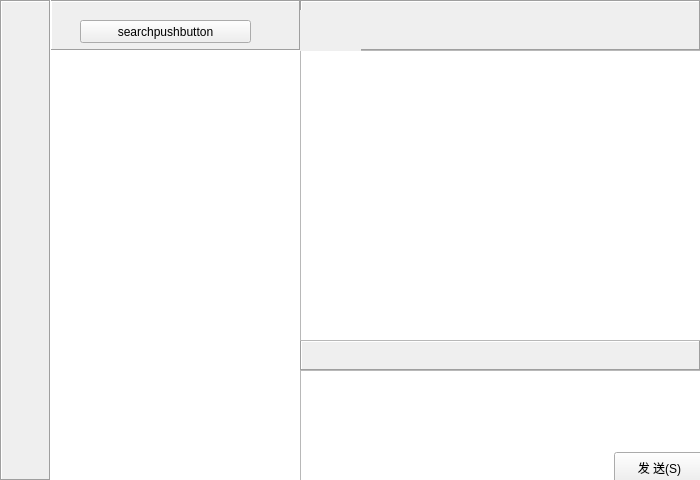
<?xml version="1.0" encoding="UTF-8"?>
<ui version="4.0">
 <class>MainWindows</class>
 <widget class="QWidget" name="MainWindows">
  <property name="geometry">
   <rect>
    <x>0</x>
    <y>0</y>
    <width>700</width>
    <height>480</height>
   </rect>
  </property>
  <property name="windowTitle">
   <string>MainWindows</string>
  </property>
  <widget class="QTableWidget" name="userListTableWidget">
   <property name="geometry">
    <rect>
     <x>50</x>
     <y>50</y>
     <width>251</width>
     <height>431</height>
    </rect>
   </property>
  </widget>
  <widget class="QLabel" name="label_2">
   <property name="geometry">
    <rect>
     <x>50</x>
     <y>0</y>
     <width>251</width>
     <height>51</height>
    </rect>
   </property>
   <property name="frameShape">
    <enum>QFrame::Box</enum>
   </property>
   <property name="frameShadow">
    <enum>QFrame::Sunken</enum>
   </property>
   <property name="text">
    <string/>
   </property>
  </widget>
  <widget class="QLabel" name="label_3">
   <property name="geometry">
    <rect>
     <x>0</x>
     <y>0</y>
     <width>51</width>
     <height>481</height>
    </rect>
   </property>
   <property name="frameShape">
    <enum>QFrame::Box</enum>
   </property>
   <property name="frameShadow">
    <enum>QFrame::Sunken</enum>
   </property>
   <property name="text">
    <string/>
   </property>
  </widget>
  <widget class="QLabel" name="label_4">
   <property name="geometry">
    <rect>
     <x>300</x>
     <y>0</y>
     <width>401</width>
     <height>51</height>
    </rect>
   </property>
   <property name="frameShape">
    <enum>QFrame::Box</enum>
   </property>
   <property name="frameShadow">
    <enum>QFrame::Sunken</enum>
   </property>
   <property name="text">
    <string/>
   </property>
  </widget>
  <widget class="QLabel" name="label_5">
   <property name="geometry">
    <rect>
     <x>300</x>
     <y>340</y>
     <width>401</width>
     <height>31</height>
    </rect>
   </property>
   <property name="frameShape">
    <enum>QFrame::Box</enum>
   </property>
   <property name="frameShadow">
    <enum>QFrame::Sunken</enum>
   </property>
   <property name="text">
    <string/>
   </property>
  </widget>
  <widget class="QTextBrowser" name="chatTextBrowser">
   <property name="geometry">
    <rect>
     <x>300</x>
     <y>50</y>
     <width>401</width>
     <height>291</height>
    </rect>
   </property>
  </widget>
  <widget class="QTextEdit" name="chatTextEdit">
   <property name="geometry">
    <rect>
     <x>300</x>
     <y>370</y>
     <width>401</width>
     <height>111</height>
    </rect>
   </property>
  </widget>
  <widget class="QPushButton" name="sendPushButton">
   <property name="geometry">
    <rect>
     <x>614</x>
     <y>452</y>
     <width>91</width>
     <height>31</height>
    </rect>
   </property>
   <property name="text">
    <string>发 送(S)</string>
   </property>
  </widget>
  <widget class="QLabel" name="label_6">
   <property name="geometry">
    <rect>
     <x>300</x>
     <y>10</y>
     <width>61</width>
     <height>41</height>
    </rect>
   </property>
   <property name="autoFillBackground">
    <bool>true</bool>
   </property>
   <property name="frameShape">
    <enum>QFrame::NoFrame</enum>
   </property>
   <property name="frameShadow">
    <enum>QFrame::Plain</enum>
   </property>
   <property name="text">
    <string/>
   </property>
  </widget>
  <widget class="QPushButton" name="searchPushButton">
   <property name="geometry">
    <rect>
     <x>80</x>
     <y>20</y>
     <width>171</width>
     <height>23</height>
    </rect>
   </property>
   <property name="text">
    <string>searchpushbutton</string>
   </property>
  </widget>
 </widget>
 <layoutdefault spacing="6" margin="11"/>
 <resources/>
 <connections/>
</ui>
